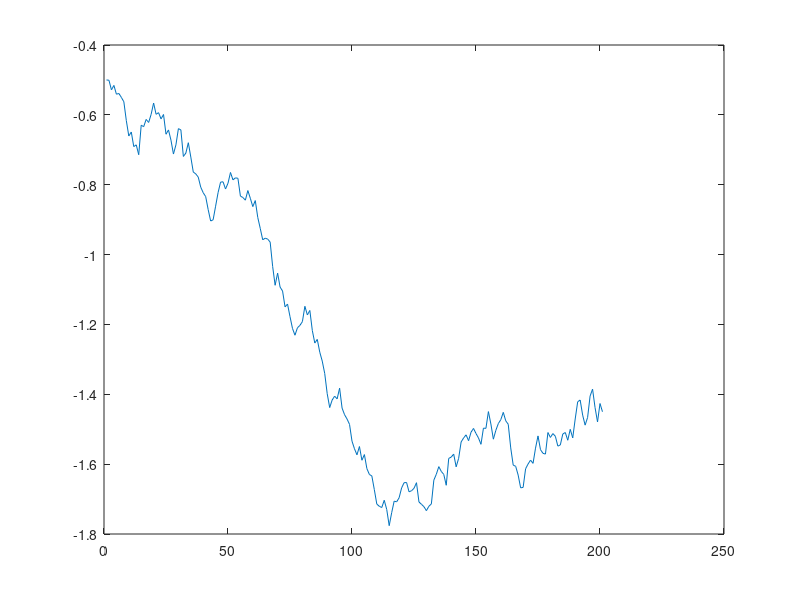
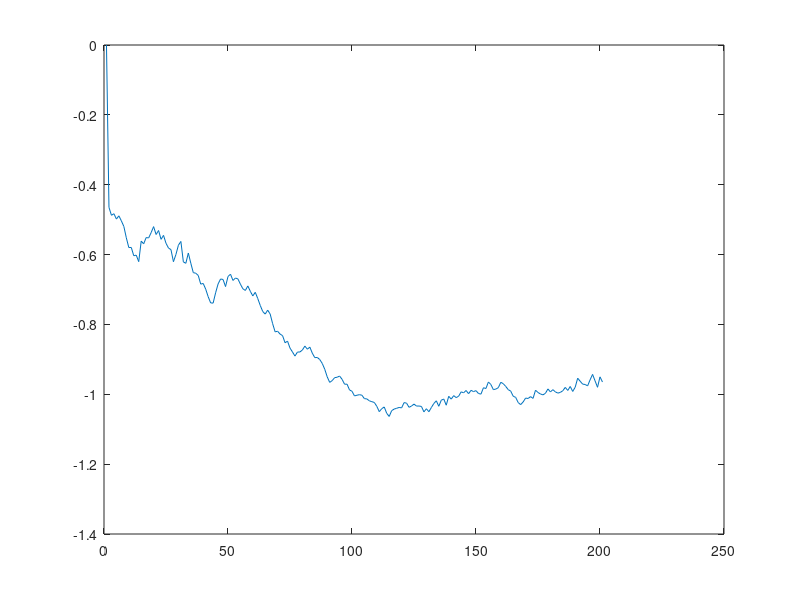

Recreate these plots in MATLAB, in order. (Note: this script raises an error after producing the figures.)
%%%%%%%%%%%%%%%%%%%%%%%%%%%%%%%%%%%%%%%%%%%%%%%%%%%%%%%%%%%%%%%%%%%%%%%%%%%%%%%%%%%%%%%%%%%%%
%                                      Spline Filter                                        %
%%%%%%%%%%%%%%%%%%%%%%%%%%%%%%%%%%%%%%%%%%%%%%%%%%%%%%%%%%%%%%%%%%%%%%%%%%%%%%%%%%%%%%%%%%%%%
%                   S.Rajiv, B. Balaji, R.Tharmarasa,  and T.Kirubarajan                    %
%           ECE Dept., McMaster University, Hamilton, Ontario, L8S 4K1, Canada.             %
%           sithirr@mcmaster.ca, tharman@grads.ece.mcmaster.ca, kiruba@mcmaster.ca          %
%                                                                                           %
%                                 B. Balaji and M.McDonald                                  %
%              Defence R&D Canada, 3701 Carling Avenue, Ottawa, ON K1A 0Z4, Canada.         %
%						   bhashyam.balaji@drdc-rddc.gc.ca                                  %
%                           mike.mcdonald@drdc-rddc.gc.ca                                   %
%                                                                                           %
%                                       M.Pelletier                                         %
%                           FLIR - Radars, Laval, QC, Canada.                               %
%                               Michel.Pelletier@flir.com                                   %
%%%%%%%%%%%%%%%%%%%%%%%%%%%%%%%%%%%%%%%%%%%%%%%%%%%%%%%%%%%%%%%%%%%%%%%%%%%%%%%%%%%%%%%%%%%%%
function MyTrial()

clear all;
close all;

%Signal Part

spOrder = 5;
multi = 1; 

USE_ONLY_SIGNIFICANYT_POINTS = 0;
dt=0.01;
X0=-0.50;
NTsteps=200;
X1(1:NTsteps+1)=0;
X1(1)=X0;
sigma_x=0.3;
for ii=1:NTsteps
    Winc=sqrt(dt)*randn;
    fx1=1.2*cos(3*X1(ii));
    gx1=sigma_x;
    X1(ii+1)=X1(ii)+dt*fx1+Winc*gx1;
end
figure(1);
plot(X1)
%Measurement Part: Continuous-Discrete Model

cdY0=0;
cdY1(1:NTsteps+1)=0;
cdY1(1)=cdY0;
cdsigma_y1=0.05; %0.05, 0.0125 in C-C
for ii=1:NTsteps
    cdWincy=sqrt(dt)*randn;
    %cdf1=X1(ii+1);
    cdgy1=cdsigma_y1;
    cdY1(ii+1)=atan(X1(ii+1))+cdgy1*cdWincy;
end
figure(3);
plot(cdY1)

% Compute the transition probability density

dx1=0.01;
X1lims=-1.5:dx1:1.5;

lx1=length(X1lims);

r=0.5; %Symmetric discretization

for ii=1:lx1
    for jj=1:lx1
        x=X1lims(ii);
        y=X1lims(jj);
        X1r=X1lims(jj)+r*(X1lims(ii)-X1lims(jj));
        P(jj,ii)=(1./(sqrt(2*pi*dt)*sigma_x)).*...
            exp(-0.5*dt*(1/sigma_x^2)*( (x-y)./dt-1.2*cos(3*X1r)).^2+...
            r*dt*3.6*sin(3*X1r));
    end
end
% P(jj,ii) is the probability of going from jj to ii.
% Coverting Transition Probability to a 2D Spline
% The values of x are stored in X1lims vector and the transiiton
% probabilites are stored in P matrix.
% Points ={X1lims,X1lims};

%definingtransitionsplines;
x = X1lims; 
y = x; 
[xx,yy] = ndgrid(x,y);
z = P;
sp_Transition = spap2({length(x) - spOrder + 1, length(x) - spOrder + 1},[spOrder spOrder],{x,y},z);
tran_coefs = sp_Transition.coefs;

%Here we are essentially trying to multiply the Transition probabilty
%spline with the prior.

%Initialize pdf
%This part is spline version.
t(1:lx1) = 1;
% the prior is the first rox of t matrix as it represents
sp_Prior = spap2(length(x) - spOrder + 1, spOrder, X1lims, t(1,:));

t(1:lx1) = 1;
sp_Basic = spap2(length(x) - spOrder + 1, spOrder, X1lims, t(1,:));

r = length(sp_Basic.coefs);
IntOfBasicSP = zeros(r,r);
coefs = sp_Basic.coefs;
L = length(coefs);

for i = 1:r
    coef_temp_i = zeros(1,L);
    coef_temp_i(i) = coefs(i); 
    sp_temp_i = sp_Basic;
    sp_temp_i.coefs = coef_temp_i;
    for j = i:min(i+spOrder,r)
        coef_temp_j = zeros(1,L);
        coef_temp_j(j) = coefs(j);
        sp_temp_j = sp_Basic;
        sp_temp_j.coefs = coef_temp_j;
        product = fncmb(sp_temp_i ,'*', sp_temp_j);
        IntOfBasicSP(i,j) = fnval(fnint(product), product.breaks(end));
        IntOfBasicSP(j,i) = IntOfBasicSP(i,j);
    end
end

V = zeros(r,r);
for i = 1:r
    for j = 1:r
        temp_i(j) = tran_coefs(1,i,j);
    end
    for t = 1:r
        V(i,t) = temp_i * IntOfBasicSP(:,t);
    end
end
%for ss = 1:NTsteps
%  multiplyingpriorandtransition;
prior = sp_Prior;
pri_coefs = prior.coefs;
numOfBasicSpline = length(pri_coefs);
for kk = 1:NTsteps
    predict = prior;
    pri_coefs = prior.coefs;
    pre_coefs = zeros(1,numOfBasicSpline);
    for i = 1:numOfBasicSpline
%         for j = 1:numOfBasicSpline
%             temp_t = pri_coefs * IntOfBasicSP(j,:)';
%             pre_coefs(i) = pre_coefs(i) + temp_t * tran_coefs(1,i,j);
%         end
        pre_coefs(i) = pri_coefs * V(i,:)';
    end
    predict.coefs = pre_coefs;

    Corr=(1/(sqrt(2*pi)*cdsigma_y1))*exp(-(1/(2*cdsigma_y1^2))*(cdY1(kk+1)-atan(X1lims)).^2);
    likelihoodDistribution = spap2(length(X1lims) - spOrder + 1, spOrder, X1lims, Corr);
    updatedPDF(kk) = fncmb(predict, '*', likelihoodDistribution);
    cum_pro = fnval(fnint(updatedPDF(kk)), updatedPDF(kk).breaks(end));    
    updatedPDF(kk).coefs = updatedPDF(kk).coefs/cum_pro;
    updatedDistribution = updatedPDF(kk);
    vals = fnval(updatedDistribution, X1lims);
    %prior = spap2(length(X1lims) - spOrder + 1, spOrder, X1lims, vals);
    prior = predict;
    prior.coefs = slvblk(spcol(predict.knots, spOrder, X1lims','slvblk','noderiv'),vals')';
end

%The correction part has to come in here.



% To normalize the predicted values to accomodate for the transition
% probability matrix having values greater than one.


%Original from Balaji paper
u(1:NTsteps,1:lx1)=1;

for kk=1:NTsteps
    upred=P(:,:)*u(kk,:).'*dx1; %Prediction
    Corr=(1/(sqrt(2*pi)*cdsigma_y1))*exp(-(1/(2*cdsigma_y1^2))*(cdY1(kk+1)-atan(X1lims)).^2);
    ucorr=Corr.*upred.'; %Correction
    u(kk+1,:)=ucorr/(sum(ucorr*dx1)); %Normalized
end

for kk = 1:50:NTsteps
figure
fnplt(updatedPDF(kk));
hold on
plot(X1lims,u(kk+1,:),'r');
legend('Spline', 'Numerical')
end
%Conditional Mean

for ll=1:NTsteps
X1mean(ll)=dot(squeeze(u(ll,:)),X1lims)*dx1;
X2mean(ll) = 0;
for ii = 1:lx1
    X2mean(ll) = X2mean(ll) + dot(fnval(updatedPDF(ll), X1lims(ii)), X1lims(ii));
end
X2mean(ll) = X2mean(ll)*dx1;
end

figure(4);
plot(1:NTsteps,X1(2:end),'-',1:NTsteps,X1mean,'-o',1:NTsteps,X2mean,'r');
legend('Truth','Numerical','Spline');
axis([0 200 min(X1) max(X1)]);
end